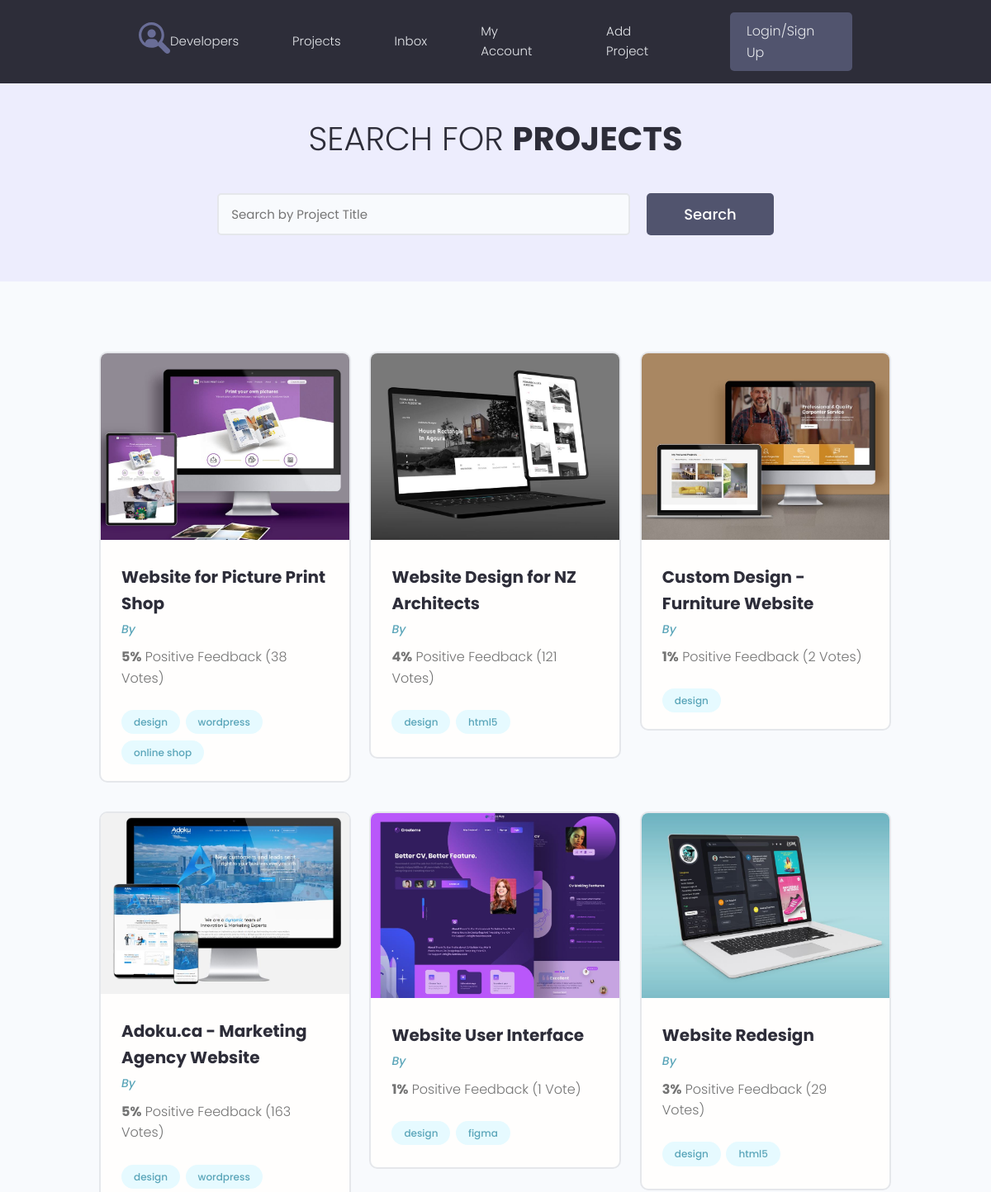
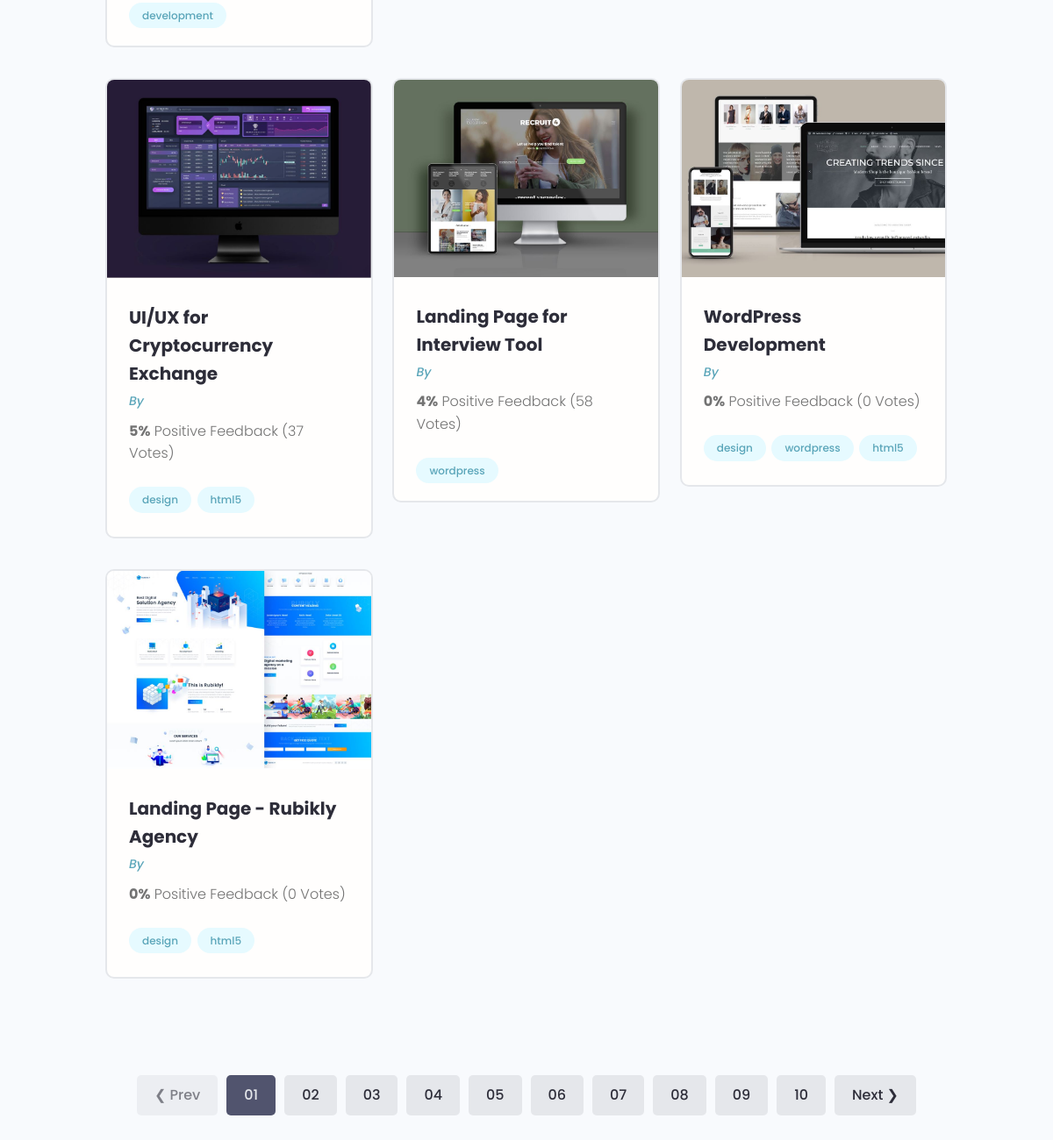
/projects/, run on the app's committed database (2 pictures, top to bottom).
### projects/models.py (models this page shows, shortened)
class Project(models.Model):
    owner = models.ForeignKey(Profile, on_delete=models.SET_NULL, null=True, blank=True)
    title = models.CharField(max_length=200)
    description = models.TextField(blank=True)
    featured_image = models.ImageField(upload_to="projects/%Y/%m/%d/", default="default.jpg")
    demo_link = models.CharField(max_length=2000, blank=True)
    source_link = models.CharField(max_length=2000, blank=True)
    tags = models.ManyToManyField('Tag', blank=True)
    vote_total = models.IntegerField(default=0)
    vote_ratio = models.IntegerField(default=0)
    created = models.DateTimeField(auto_now_add=True)

class Tag(models.Model):
    name = models.CharField(max_length=200)
    created = models.DateTimeField(auto_now_add=True)
    def __str__(self):
        return self.name

### projects/views.py (the view)
# urls.py: path('projects/', include('projects.urls')),
def projects(request):
    pr = Project.objects.all()
    context = {
        "projects": pr
    }
    return render(request, 'projects/projects.html', context)

### projects/templates/projects/projects.html (shortened to what this page needs)
{% extends 'projects/base.html' %}
{% block content %}
<main class="projects">
    <section class="hero-section text-center">
        <div class="container container--narrow">
            <div class="hero-section__box">
                <h2>Search for <span>Projects</span></h2>
            </div>
            <div class="hero-section__search">
                <form class="form" action="#" method="get">
                    <div class="form__field">
                        <input class="input input--text" id="formInput#search" type="text" name="text"
                               placeholder="Search by Project Title"/>
                    </div>
                    <input class="btn btn--sub btn--lg" type="submit" value="Search"/>
                </form>
            </div>
        </div>
    </section>
    <section class="projectsList">
        <div class="container">
            <div class="grid grid--three">
                {% for project in projects %}
                <div class="column">
                    <div class="card project">
                        <a href="{% url 'project' project.id %}" class="project">
                            <img class="project__thumbnail" src="{{ project.featured_image.url }}"
                                 alt="project thumbnail"/>
                            <div class="card__body">
                                <h3 class="project__title">{{ project.title }}</h3>
                                <p><a class="project__author" href="{% url 'user_profile' project.owner.id %}">By {{ project.owner.name }}</a></p>
                                <p class="project--rating">
                                    <span style="font-weight: bold;">{{ project.vote_ratio }}%</span> Positive
                                    Feedback ({{ project.vote_total }} Vote{{ project.vote_total|pluralize:'s' }})
                                </p>
                                <div class="project__tags">
                                    {% for tag in project.tags.all %}
                                    <span class="tag tag--pill tag--main">
                                      <small>{{ tag }}</small>
                                    </span>
                                    {% endfor %}
                                </div>
                            </div>
                        </a>
                    </div>
                </div>
                {% endfor %}
            </div>
        </div>
    </section>
    <div class="pagination">
        <ul class="container">
            <li><a href="#" class="btn btn--disabled">&#10094; Prev</a></li>
            <li><a href="#" class="btn btn--sub">01</a></li>
            <li><a href="#" class="btn">02</a></li>
            <li><a href="#" class="btn">03</a></li>
            <li><a href="#" class="btn">04</a></li>
            <li><a href="#" class="btn">05</a></li>
            <li><a href="#" class="btn">06</a></li>
            <li><a href="#" class="btn">07</a></li>
            <li><a href="#" class="btn">08</a></li>
            <li><a href="#" class="btn">09</a></li>
            <li><a href="#" class="btn">10</a></li>
            <li><a href="#" class="btn">Next &#10095;</a></li>
        </ul>
    </div>
</main>
{% endblock %}

### projects/templates/projects/base.html (shortened to what this page needs)
<!DOCTYPE html>
{% load static %}
<html lang="en">
<head>
   <link rel="stylesheet" href="https://maxcdn.bootstrapcdn.com/font-awesome/4.5.0/css/font-awesome.min.css">
  <link rel="stylesheet" href="{% static 'uikit/styles/uikit.css' %}" />
  <link rel="stylesheet" href="{% static 'styles/app.css' %}" />
</head>
<body>
    {% include 'projects/navbar.html' %}
    {% block content %}{% endblock %}
</body>
</html>

### projects/templates/projects/navbar.html (shortened to what this page needs)
{% load static %}
<header class="header">
    <div class="container container--narrow">
        <a href="/" class="header__logo">
            <img src="{% static 'images/logo.svg' %}" alt="DevSearch Logo"/>
        </a>
        <nav class="header__nav">
            <ul class="header__menu">
                <li class="header__menuItem"><a href="{% url 'profiles' %}">Developers</a></li>
                <li class="header__menuItem"><a href="{% url 'projects' %}">Projects</a></li>
                <li class="header__menuItem"><a href="inbox.html">Inbox</a></li>
                <li class="header__menuItem"><a href="account.html">My Account</a></li>
                <li class="header__menuItem"><a href="{% url 'create-project' %}">Add Project</a></li>
                <li class="header__menuItem"><a href="login.html" class="btn btn--sub">Login/Sign Up</a></li>
            </ul>
        </nav>
    </div>
</header>

### projects/static/styles/app.css (style rules this page uses)
:root { --color-sub: #2d2d39; }
.btn--sub { background-color: var(--color-sub-light); }
.card { border: 2px solid var(--color-light); }
img { width: 100%; }
.header { position: sticky; z-index: 111; background-color: var(--color-sub); padding: 1.5rem 0; }
.header > .container { display: flex; justify-content: space-between; align-items: center; }
.header__logo > img { height: 3.8rem; }
.header__nav > ul { display: inline-flex; align-items: center; list-style: none; gap: 6.5rem; }
.header__menuItem > a { color: var(--color-light); font-weight: 300; }
.hero-section { height: 40vh; display: flex; align-items: center; background-color: var(--color-sub); }
.hero-section__box { margin-bottom: 4rem; }
.hero-section__box > h2, .hero-section__box > h2 > span { font-size: 4rem; color: var(--color-light); line-height: 1.3; text-transform: uppercase; }
.hero-section__box > h2 { font-weight: 300; }
.hero-section__box > h2 > span { font-weight: 700; }
.hero-section__search > .form { display: flex; align-items: center; justify-content: center; gap: 2rem; }
.hero-section__search > .form input.input--text { width: 50rem; }
.pagination { margin-top: 8rem; margin-bottom: 10rem; }
.pagination > ul { flex-wrap: wrap; list-style: none; display: flex; align-items: center; justify-content: center; gap: 1rem; }
.pagination .btn { color: var(--color-sub); }
.pagination .btn.btn--sub { color: var(--color-light); }
.project__author { font-size: 1.4rem; font-style: italic; }
.project--rating { margin-bottom: 1.6em; margin-top: .5em; }
.projects > .hero-section { background: var(--color-sub-lighter); height: 30vh; }
.projects .hero-section__box { margin-bottom: 2.5rem; }
.projects .hero-section__box > h2 { color: var(--color-sub); }
.projects .hero-section__box > h2 > span { font-weight: 700; color: var(--color-sub); }
.projectsList { margin-top: 8rem; }
.project__thumbnail { object-fit: cover; object-position: top center; width: 100%; }
.project__title { font-size: 2rem; font-weight: 700; color: var(--color-sub); }

### projects/static/uikit/styles/modules/_variables.css (style rules this page uses)
:root { --color-main: #5aa5b9; --color-main-light: #e6faff; --color-sub: #3f4156; --color-sub-light: #51546e; --color-sub-lighter: #ededfd; --color-text: #737373; --color-gray: #8b8b8b; --color-light: #e5e7eb; --color-light-gray: #767676; --color-bg: #f8fafd; --color-white: #fffefd; --color-white-light: #f3f3f3; --color-success: #359e64; --color-success-bg: #def8e8; --color-error: #fc4b0b; --color-error-bg: #fff2ee; --font-base: 'Poppins', arial, helvetica, 'Segoe UI', roboto, ubuntu, sans-serif; --font-monospace: 'Fira Code', 'Courier New', courier, monospace; --font-regular: 300; --font-medium: 500; --font-bold: 700; --generic-shadow: 1px 1px 5px #00000010; --generic-transition: all 0.3s ease-in-out; }

### projects/static/uikit/styles/modules/_base.css (style rules this page uses)
* { margin: 0; padding: 0; box-sizing: border-box; text-rendering: optimizeLegibility; color: inherit; font-size: inherit; }
html { font-size: 50%; }
@media only screen and (min-width: 480px) { html { font-size: 56.25%; } }
@media only screen and (min-width: 1200px) { html { font-size: 62.5%; } }
body { line-height: 1.6; font-weight: 400; font-size: 1.5rem; color: var(--color-text); background-color: var(--color-bg); min-height: 100vh; }

### projects/static/uikit/styles/modules/_typography.css (style rules this page uses)
* { font-family: var(--font-base); }
h2 { font-size: 3.6rem; font-weight: var(--font-bold); }
h3 { font-size: 3.2rem; font-weight: var(--font-medium); }
p, span, strong { font-size: 1.6rem; color: var(--color-text); font-weight: var(--font-regular); }
a { padding-bottom: 2px; text-decoration: none; display: inline-block; color: var(--color-main); font-weight: var(--font-medium); }

### projects/static/uikit/styles/modules/_utilities.css (style rules this page uses)
.container { width: 92%; max-width: 165rem; margin: 0 auto; box-sizing: border-box; }
.container--narrow { width: 92%; max-width: 120rem; }
@media screen and (min-width: 1000px) { .container { width: 90%; } }
@media screen and (min-width: 1000px) { .container--narrow { width: 85%; } }
@media screen and (min-width: 1200px) { .container { width: 80%; } }
@media screen and (min-width: 1200px) { .container--narrow { width: 72%; } }
.text-center { text-align: center; }

### projects/static/uikit/styles/modules/_card.css (style rules this page uses)
.card { border-radius: 1rem; background-color: var(--color-white); border: 1.5px solid var(--color-light); width: auto; height: auto; margin-top: 0.5rem; margin-bottom: 0.5rem; overflow: hidden; }
.card__body, .card__header { padding: 2rem 2.5rem; }

### data on the page
Project: featured_image (picture), title "Website for Picture Print Shop", vote_ratio "5", vote_total "38"
Tag: name "design"
Tag: name "wordpress"
Tag: name "online shop"
Project: featured_image (picture), title "Website Design for NZ Architects", vote_ratio "4", vote_total "121"
Tag: name "html5"
Project: featured_image (picture), title "Custom Design - Furniture Website", vote_ratio "1", vote_total "2"
Project: featured_image (picture), title "Adoku.ca - Marketing Agency Website", vote_ratio "5", vote_total "163"
Tag: name "development"
Project: featured_image (picture), title "Website User Interface", vote_ratio "1", vote_total "1"
Tag: name "figma"
Project: featured_image (picture), title "Website Redesign", vote_ratio "3", vote_total "29"
Project: featured_image (picture), title "UI/UX for Cryptocurrency Exchange", vote_ratio "5", vote_total "37"
Project: featured_image (picture), title "Landing Page for Interview Tool", vote_ratio "4", vote_total "58"
Project: featured_image (picture), title "WordPress Development", vote_ratio "0", vote_total "0"
Project: featured_image (picture), title "Landing Page - Rubikly Agency", vote_ratio "0", vote_total "0"
